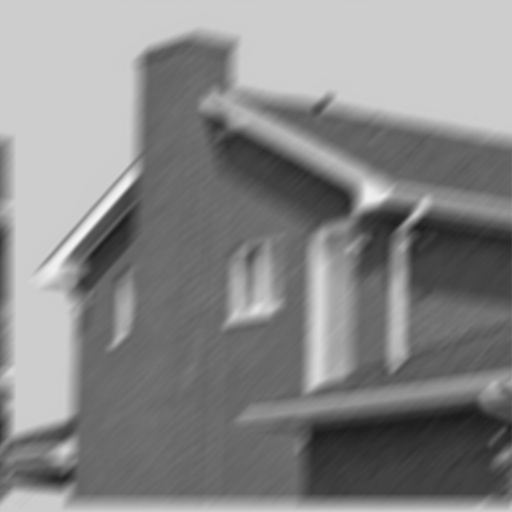
#> input picture 6/blurred.jpg, 512 x 512 px
$ python restore.py
#> lines starting #> are read from the running program, lines starting #| are printed output that depends on the picture
import cv2
import math
import numpy as np
import scipy
from scipy import fftpack
import scipy.fftpack as fp
from scipy.ndimage.filters import convolve
import matplotlib.pyplot as plt
from skimage import io, util


def fill_anti_diagonal(m, val):
    n = m.copy()
    np.fill_diagonal(n, val)
    n = np.flipud(n)
    return n


image_path = 'blurred.jpg'
#  just guess the shape of the degradation model.
k=18

image = io.imread(image_path, as_gray=True)
#> image is the input picture: shape (512, 512) float64; min 0.106, max 0.961, mean 0.534


h = np.zeros((k,k))

h = fill_anti_diagonal(h, 1/k)

H = np.zeros_like(image)
H[(image.shape[0]-h.shape[0])//2:(image.shape[0]-h.shape[0])//2+h.shape[0],(image.shape[1]-h.shape[1])//2:(image.shape[1]-h.shape[1])//2+h.shape[1]] = h

fH1 = fp.fft2((H).astype(float))
fH2 = fp.fftshift(fH1)

print(np.max(fH2))
#  plt.figure(figsize=(10,10))
#  plt.imshow((20*np.log10(0.1+fH2)).astype(int),cmap=plt.cm.gray)
#  plt.show()

fimage1 = fp.fft2((image).astype(float))
fimage2 = fp.fftshift(fimage1)

print(fH1.shape)
print(fimage1.shape)
#| (512, 512)

threshold = 0.01

fHinv1 = np.zeros_like(fimage1)

for i in range(fHinv1.shape[0]):
    for j in range(fHinv1.shape[1]):
        mag = np.abs(fH1[i,j])
        if mag < threshold:
            fHinv1[i,j] = 0
        else:
            fHinv1[i,j] = 1.0 / (fH1[i,j])
        #  fHinv1[i,j]=1


fHinv2 = fp.fftshift(fHinv1)


# [7 lines of commented-out code are left out]

F = fimage1 * fHinv1

print(F.shape)
#| (512, 512)

# [9 lines of commented-out code are left out]

image_new = fp.ifft2(F).real
image_new = np.clip(image_new, a_min= 0, a_max=1)
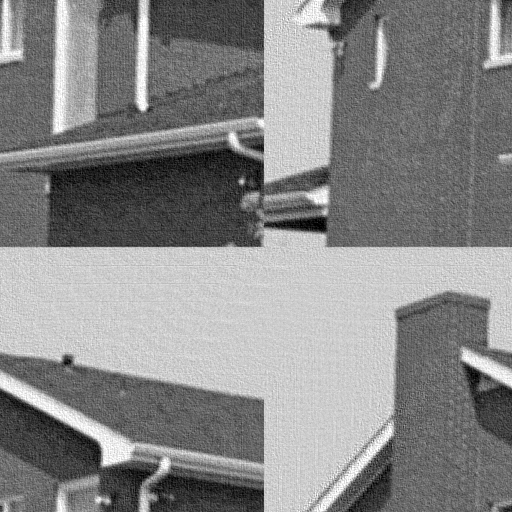
#> image_new: shape (512, 512) float64; min 0, max 1, mean 0.534

image_new = util.img_as_ubyte(image_new)

top_half = image_new[:247]
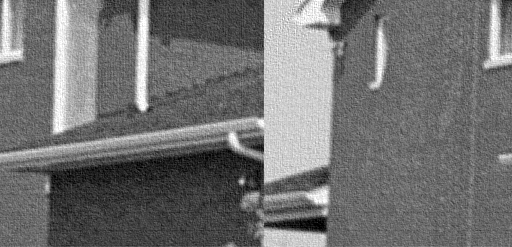
#> top_half: shape (247, 512); min 0, max 255, mean 113.7
bottom_half = image_new[247:]
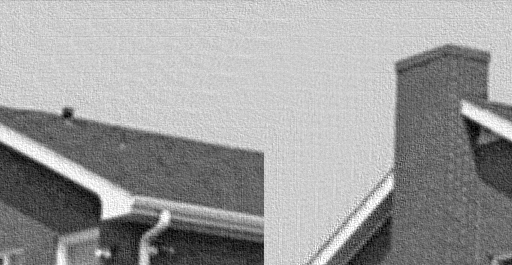
#> bottom_half: shape (265, 512); min 0, max 255, mean 157.2

image_new = np.concatenate((bottom_half, top_half))
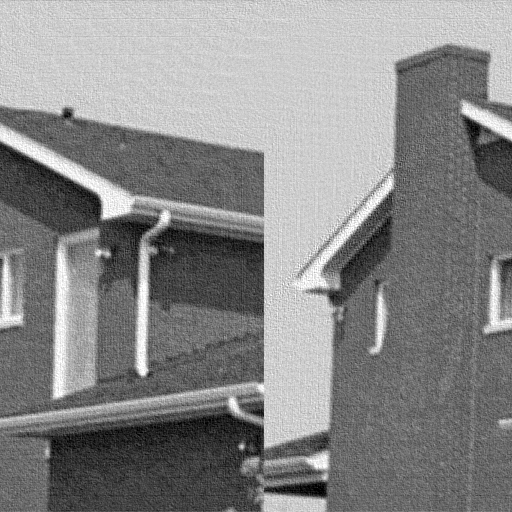
#> image_new: shape (512, 512); min 0, max 255, mean 136.2

right_half = image_new[:,264:]
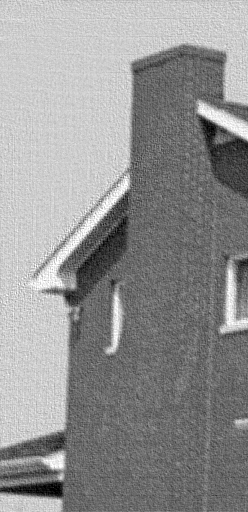
#> right_half: shape (512, 248); min 0, max 255, mean 146.1
left_half = image_new[:,:264]
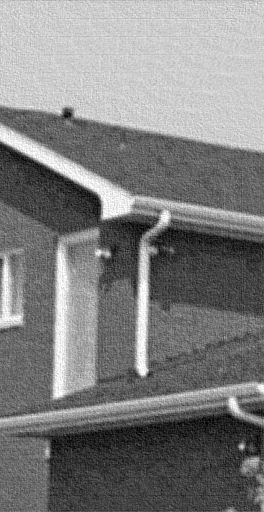
#> left_half: shape (512, 264); min 0, max 255, mean 126.9

image_new = np.concatenate((right_half, left_half),axis = 1)
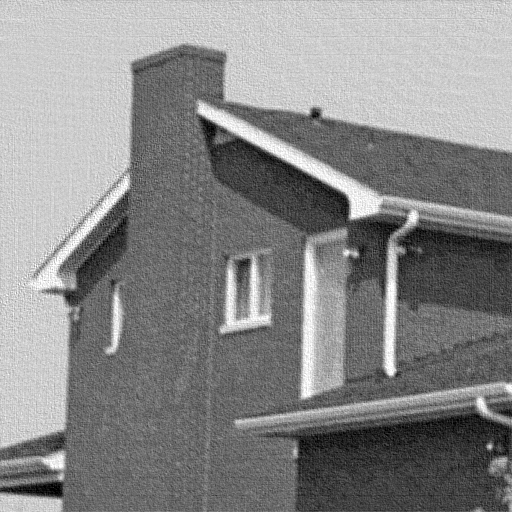
#> image_new: shape (512, 512); min 0, max 255, mean 136.2


#  io.imshow(image_new)
#  plt.show()

io.imsave("restored.png",image_new)
#  fH
